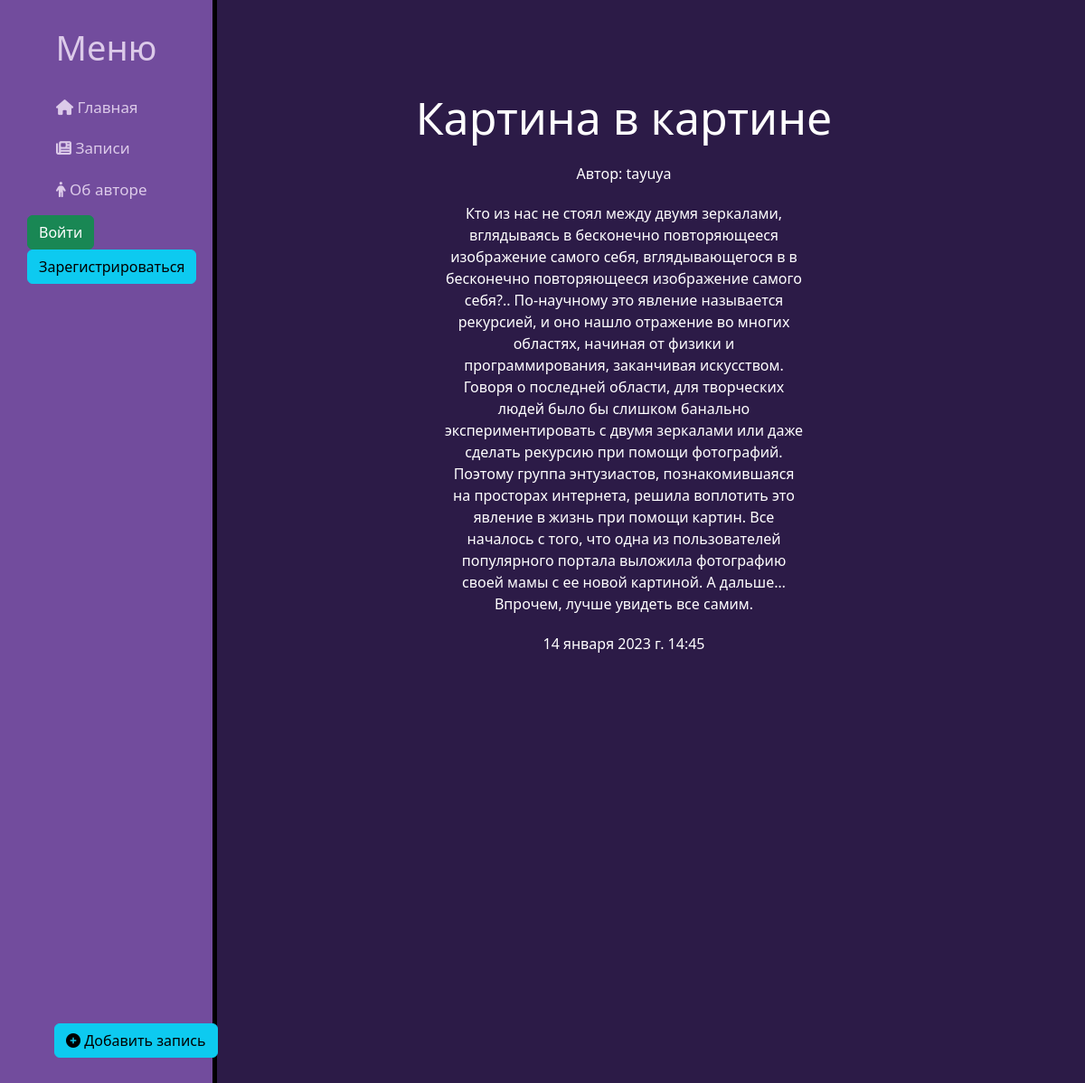
Screenshot of /news/3 with the database file from the repository.
### news/models.py (models this page shows, shortened)
class Articles(models.Model):
    user = models.ForeignKey(User, on_delete=models.CASCADE, verbose_name='Пользователь', default=None)
    title = models.CharField('Название', max_length=50)
    anons = models.CharField('Анонс', max_length=250)
    full_text = models.TextField('Статья')
    date = models.DateTimeField('Дата публикации')
    class Meta:
        verbose_name = 'Новость'
        verbose_name_plural = 'Новости'

### news/views.py (the view)
# urls.py: path('<int:pk>', views.NewsDetailView.as_view(), name='news_detail'),
class NewsDetailView(DetailView):
    model = Articles
    template_name = 'news/details_view.html'
    context_object_name = 'article'

### news/templatetags/helpers.py (called while the page is built)
@register.filter
def sanitize(value):
    allowed_tags = ['a', 'abbr', 'acronym', 'b', 'blockquote', 'code', 'em', 'i', 'li', 'ol', 'strong', 'ul', 'p', 'br']
    cleaned_value = clean(value, tags=allowed_tags, strip=True)
    return mark_safe(cleaned_value)

### news/templates/news/details_view.html (shortened to what this page needs)
{% extends 'main/layout.html' %}
{% load helpers %}
{% block content %}
    <div class="features">
        <h1>{{ article.title }}</h1>
        <p>Автор: {{ article.user.username }}</p>
        <p>{{ article.full_text|sanitize }}</p>
        <p>{{ article.date }}</p>
    </div>
{% endblock %}

### main/static/main/css/main.css (style rules this page uses)
body { background: #2C1B47; }
main .features { float: left; color: white; margin-top: 100px; text-align: center; width: 75%; }
main .features h1 { font-size: 50px; }
main .features p { max-width: 400px; margin: 20px auto; }

### rows the page displays
Articles: title "Картина в картине", user.username "tayuya", full_text|sanitize "Кто из нас не стоял между двумя зеркалами, вглядываясь в бесконечно повторяющееся изображение самого себя, вглядывающегося в в бесконечно повторяющееся изображение самого себя?.. По-научному это явление называется рекурсией, и оно нашло отражение во многих областях, начиная от физики и программирования, заканчивая искусством. Говоря о последней области, для творческих людей было бы слишком банально экспериментировать с двумя зеркалами или даже сделать рекурсию при помощи фотографий. Поэтому группа энтузиастов, познакомившаяся на просторах интернета, решила воплотить это явление в жизнь при помощи картин. Все началось с того, что одна из пользователей популярного портала выложила фотографию…", date "14 января 2023 г. 14:45"
